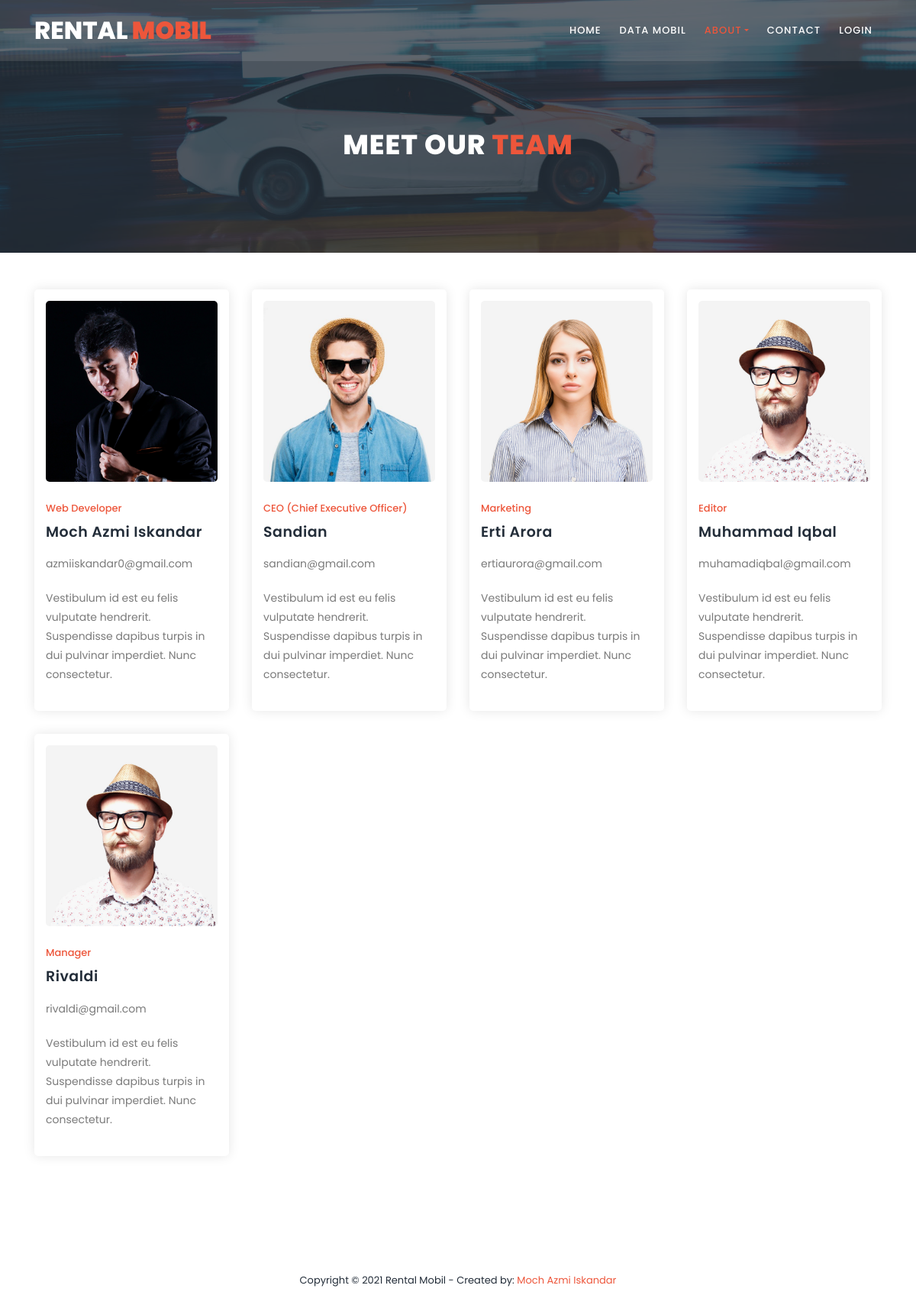
Screenshot of /index.php/team with the database file from the repository.
### tables this page shows
CREATE TABLE `team` (
  `id_team` int(11) NOT NULL,
  `jabatan` varchar(255) NOT NULL,
  `nama` varchar(255) NOT NULL,
  `email` varchar(255) NOT NULL,
  `deskripsi` text NOT NULL,
  `gambar` varchar(255) NOT NULL
);

### application/controllers/Team.php (called while the page is built, shortened)
<?php
class Team extends CI_Controller {
	public function index()
	{
		$data['team'] = $this->team_model->tampil_data('team')->result();
		$data['title'] = "Team | Rental Mobil";
		$this->load->view("home/team",$data);
		$this->load->view("templates_rental_mobil/footer");
	}
}

### index.php (called while the page is built, shortened)
<?php
require_once BASEPATH.'core/CodeIgniter.php';

### application/models/Team_model.php (called while the page is built, shortened)
<?php
class Team_model extends CI_Model {
	public function tampil_data($table)
	{
		return $this->db->get($table);
	}
}

### application/views/home/team.php (the view, shortened to what this page needs)
<!DOCTYPE html>
<html lang="en">
<head>
    <link rel="stylesheet" type="text/css" href="<?= base_url('assets/car_rental_template/') ?>assets/css/bootstrap.min.css">
    <link rel="stylesheet" type="text/css" href="<?= base_url('assets/car_rental_template/') ?>assets/css/font-awesome.css">
    <link rel="stylesheet" href="<?= base_url('assets/car_rental_template/') ?>assets/css/style.css">
</head>
<body>
<header class="header-area header-sticky">
    <div class="container">
        <div class="row">
            <div class="col-12">
                <nav class="main-nav">
                    <a href="<?= base_url('') ?>" class="logo">Rental<em> Mobil</em></a>
                    <ul class="nav">
                        <li><a href="<?= base_url('') ?>">Home</a></li>
                        <li><a href="<?= base_url('mobil') ?>">Data Mobil</a></li>
                        <li class="dropdown">
                            <a class="dropdown-toggle active" data-toggle="dropdown" href="#" role="button" aria-haspopup="true" aria-expanded="false">About</a>
                        </li>
                        <li><a href="<?= base_url('contact') ?>" >Contact</a></li>
                        <?php if(!$this->session->userdata('email')) { ?>
                            <li><a href="<?= base_url('auth/login') ?>">Login</a></li>
                        <?php }else{ ?>
                            <li><a href="<?= base_url('transaksi') ?>">Transaksi</a></li>
                            <li><a href="<?= base_url('auth/login/logout') ?>">Logout</a></li>
                        <?php } ?>
                    </ul>
                </nav>
            </div>
        </div>
    </div>
</header>
    <section class="section section-bg" id="call-to-action" style="background-image: url(<?= base_url('assets/car_rental_template/') ?>assets/images/banner-image-1-1920x500.jpg)">
        <div class="container">
            <div class="row">
                <div class="col-lg-10 offset-lg-1">
                    <div class="cta-content">
                        <br>
                        <br>
                        <h2>Meet our <em>Team</em></h2>
                    </div>
                </div>
            </div>
        </div>
    </section>
    <section class="section" id="trainers">
        <div class="container">
            <br>
            <br>
            <div class="row">
                <?php foreach($team as $row) { ?>
                <div class="col-md-3 col-sm-6">
                    <div class="trainer-item">
                        <div class="image-thumb">
                            <img src="<?= base_url('assets/uploads/team/'.$row->gambar) ?>" alt="">
                        </div>
                        <div class="down-content">
                            <span><?= $row->jabatan ?></span>
                            <h4><?= $row->nama ?></h4>
                            <p><?= $row->email ?></p>
                            <p><?= $row->deskripsi ?></p>
                        </div>
                    </div>
                </div>
                <?php } ?>
            </div>
        </div>
    </section>

### assets/car_rental_template/assets/css/style.css (style rules this page uses)
html, body, div, span, applet, object, iframe, h1, h2, h3, h4, h5, h6, p, blockquote, div pre, a, abbr, acronym, address, big, cite, code, del, dfn, em, font, img, ins, kbd, q, s, samp, small, strike, strong, sub, sup, tt, var, b, u, i, center, dl, dt, dd, ol, ul, li, figure, header, nav, section, article, aside, footer, figcaption { margin: 0; padding: 0; border: 0; outline: 0; }
ul, li { padding: 0; margin: 0; list-style: none; }
header, nav, section, article, aside, footer, hgroup { display: block; }
* { box-sizing: border-box; }
html, body { font-family: 'Poppins', sans-serif; font-weight: 400; background-color: #fff; font-size: 16px; -ms-text-size-adjust: 100%; -webkit-font-smoothing: antialiased; -moz-osx-font-smoothing: grayscale; }
a { text-decoration: none !important; }
h1, h2, h3, h4, h5, h6 { margin-top: 0px; margin-bottom: 0px; }
ul { margin-bottom: 0px; }
p { font-size: 14px; line-height: 25px; color: #7a7a7a; }
html, body { background: #fff; font-family: 'Poppins', sans-serif; }
.header-area { position: absolute; top: 0px; left: 0px; right: 0px; z-index: 100; height: 80px; background: rgba(250,250,250,0.1); -webkit-transition: all .5s ease 0s; -moz-transition: all .5s ease 0s; -o-transition: all .5s ease 0s; transition: all .5s ease 0s; }
.header-area .main-nav { min-height: 80px; background: transparent; }
.header-area .main-nav .logo { line-height: 80px; color: #fff; font-size: 32px; font-weight: 800; text-transform: uppercase; float: left; -webkit-transition: all 0.3s ease 0s; -moz-transition: all 0.3s ease 0s; -o-transition: all 0.3s ease 0s; transition: all 0.3s ease 0s; }
.header-area .main-nav .logo em { font-style: normal; color: #ed563b; font-weight: 900; }
.header-area .main-nav .nav { float: right; margin-top: 27px; margin-right: 0px; background-color: transparent; -webkit-transition: all 0.3s ease 0s; -moz-transition: all 0.3s ease 0s; -o-transition: all 0.3s ease 0s; transition: all 0.3s ease 0s; position: relative; z-index: 999; }
.header-area .main-nav .nav li { padding-left: 20px; padding-right: 20px; }
.header-area .main-nav .nav li a { display: block; font-weight: 500; font-size: 13px; color: #7a7a7a; text-transform: uppercase; -webkit-transition: all 0.3s ease 0s; -moz-transition: all 0.3s ease 0s; -o-transition: all 0.3s ease 0s; transition: all 0.3s ease 0s; height: 40px; line-height: 40px; border: transparent; letter-spacing: 1px; }
.header-area .main-nav .nav li a { color: #fff; }
.header-area .main-nav .nav li:hover > a, .header-area .main-nav .nav li > a.active { color: #ed563b!important; opacity: 1; }
.header-area.header-sticky { min-height: 80px; }
.header-area.header-sticky .nav { margin-top: 20px !important; }
.header-area.header-sticky .nav li a.active { color: #ed563b; }
@media (max-width: 1200px) { .header-area .main-nav .nav li { padding-left: 12px; padding-right: 12px; } }
@media (max-width: 1200px) { .header-area .main-nav:before { display: none; } }
@media (min-width: 767px) { .header-area .main-nav .nav { display: flex !important; } }
#call-to-action { padding: 120px 0px; background-image: url(../images/cta-bg.jpg); background-position: center center; background-repeat: no-repeat; background-size: cover; text-align: center; }
.cta-content h2 { font-size: 36px; text-transform: uppercase; font-weight: 800; color: #fff; letter-spacing: 1px; }
.cta-content h2 em { font-style: normal; color: #ed563b; }
.section-bg { background-position: center center; background-repeat: no-repeat; background-size: cover; position: relative; }
.section-bg:before { content:''; position: absolute; top: 0; left: 0; width: 100%; height: 100%; background-color: rgba(35,45,57,0.8); }
.section-bg > form, .section-bg .container { position: relative; z-index: 2 }
#trainers { padding-bottom: 90px; }
#trainers .trainer-item { background-color: #fff; border-radius: 5px; box-shadow: 0px 0px 15px rgba(0,0,0,0.1); padding: 15px; margin-bottom: 30px; }
#trainers .trainer-item img { width: 100%; border-radius: 5px; }
#trainers .trainer-item span { font-size: 13px; font-weight: 500; color: #ed563b; display: inline-block; margin-top: 25px; margin-bottom: 10px; }
#trainers .trainer-item h4 { font-size: 19px; font-weight: 600; color: #232d39; letter-spacing: 0.5px; margin-bottom: 18px; }
#trainers .trainer-item p { margin-bottom: 20px; }
a { color: #ed563b; }

### rows the page displays
team: gambar (picture), jabatan "Web Developer", nama "Moch Azmi Iskandar", email "azmiiskandar0@gmail.com", deskripsi "Vestibulum id est eu felis vulputate hendrerit. Suspendisse dapibus turpis in dui pulvinar imperdiet. Nunc consectetur."
team: gambar (picture), jabatan "CEO (Chief Executive Officer)", nama "Sandian", email "sandian@gmail.com", deskripsi "Vestibulum id est eu felis vulputate hendrerit. Suspendisse dapibus turpis in dui pulvinar imperdiet. Nunc consectetur."
team: gambar (picture), jabatan "Marketing", nama "Erti Arora", email "ertiaurora@gmail.com", deskripsi "Vestibulum id est eu felis vulputate hendrerit. Suspendisse dapibus turpis in dui pulvinar imperdiet. Nunc consectetur."
team: gambar (picture), jabatan "Editor", nama "Muhammad Iqbal", email "muhamadiqbal@gmail.com", deskripsi "Vestibulum id est eu felis vulputate hendrerit. Suspendisse dapibus turpis in dui pulvinar imperdiet. Nunc consectetur."
team: gambar (picture), jabatan "Manager", nama "Rivaldi", email "rivaldi@gmail.com", deskripsi "Vestibulum id est eu felis vulputate hendrerit. Suspendisse dapibus turpis in dui pulvinar imperdiet. Nunc consectetur."
